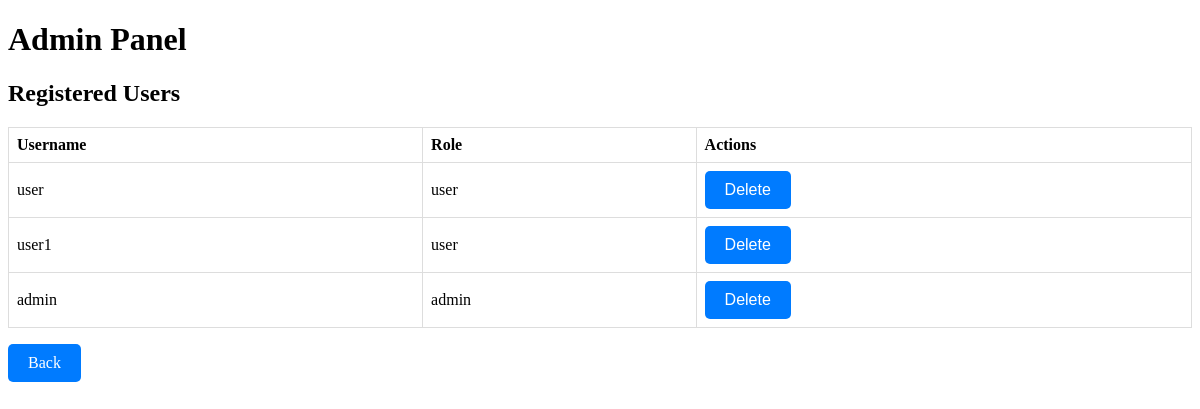
The page /admin (signed in) on the database its author committed.
### users.py (models this page shows, shortened)
class User(UserMixin, db.Model):
    id = db.Column(db.Integer, primary_key=True)
    username = db.Column(db.String(150), unique=True, nullable=False)
    password = db.Column(db.String(150), nullable=False)
    role = db.Column(db.String(50), nullable=False, default='user')

### app.py (the view)
@app.route('/admin')
@login_required
def admin():
    if current_user.role != 'admin':
        flash('Access denied.')
        return redirect(url_for('index'))
    users = User.query.all()
    return render_template('admin.html', users=users)

### app.py (called while the page is built)
@login_manager.user_loader
def load_user(user_id):
    return User.query.get(int(user_id))

### templates/admin.html (shortened to what this page needs)
<!DOCTYPE html>
<html lang="en">
<head>
</head>
<body>
    <h1>Admin Panel</h1>
    <h2>Registered Users</h2>
    <table>
        <thead>
            <tr>
                <th>Username</th>
                <th>Role</th>
                <th>Actions</th>
            </tr>
        </thead>
        <tbody>
            {% for user in users %}
            <tr>
                <td>{{ user.username }}</td>
                <td>{{ user.role }}</td>
                <td>
                    <form action="{{ url_for('delete_user', user_id=user.id) }}" method="post" style="display:inline;">
                        <button type="submit" class="btn">Delete</button>
                    </form>
                </td>
            </tr>
            {% endfor %}
        </tbody>
    </table>
    <p><a href="{{ url_for('index') }}" class="btn">Back</a></p>
</body>
</html>

### templates/admin.html (style rules this page uses)
.btn { display: inline-block; padding: 10px 20px; font-size: 16px; color: #fff; background-color: #007bff; border: none; border-radius: 5px; text-decoration: none; cursor: pointer; transition: background-color 0.3s; }
table { border-collapse: collapse; width: 100%; margin-top: 20px; }
th, td { border: 1px solid #dddddd; text-align: left; padding: 8px; }

### rows shown on the page
User: username "user", role "user"
User: username "user1", role "user"
User: username "admin", role "admin"
